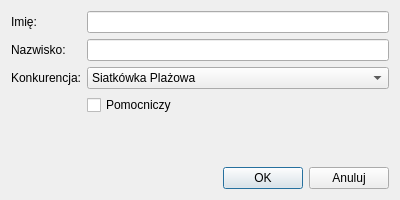
<?xml version="1.0" encoding="UTF-8"?>
<ui version="4.0">
 <class>AddUmpireDialog</class>
 <widget class="QDialog" name="AddUmpireDialog">
  <property name="geometry">
   <rect>
    <x>0</x>
    <y>0</y>
    <width>400</width>
    <height>200</height>
   </rect>
  </property>
  <property name="windowTitle">
   <string>Dodaj Sędziego</string>
  </property>
  <layout class="QVBoxLayout" name="verticalLayout">
   <item>
    <layout class="QGridLayout" name="gridLayout">
     <item row="0" column="0">
      <widget class="QLabel" name="label">
       <property name="text">
        <string>Imię:</string>
       </property>
      </widget>
     </item>
     <item row="1" column="1">
      <widget class="QLineEdit" name="Nazwisko"/>
     </item>
     <item row="1" column="0">
      <widget class="QLabel" name="label_2">
       <property name="text">
        <string>Nazwisko:</string>
       </property>
      </widget>
     </item>
     <item row="3" column="1">
      <widget class="QCheckBox" name="Pomocniczy">
       <property name="text">
        <string>Pomocniczy</string>
       </property>
      </widget>
     </item>
     <item row="0" column="1">
      <widget class="QLineEdit" name="Imie"/>
     </item>
     <item row="2" column="1">
      <widget class="QComboBox" name="Konkurencja">
       <item>
        <property name="text">
         <string>Siatkówka Plażowa</string>
        </property>
       </item>
       <item>
        <property name="text">
         <string>Przeciąganie Liny</string>
        </property>
       </item>
       <item>
        <property name="text">
         <string>Dwa Ognie</string>
        </property>
       </item>
      </widget>
     </item>
     <item row="2" column="0">
      <widget class="QLabel" name="label_3">
       <property name="text">
        <string>Konkurencja:</string>
       </property>
      </widget>
     </item>
    </layout>
   </item>
   <item>
    <spacer name="verticalSpacer">
     <property name="orientation">
      <enum>Qt::Vertical</enum>
     </property>
     <property name="sizeHint" stdset="0">
      <size>
       <width>20</width>
       <height>40</height>
      </size>
     </property>
    </spacer>
   </item>
   <item>
    <layout class="QHBoxLayout" name="horizontalLayout">
     <item>
      <spacer name="horizontalSpacer">
       <property name="orientation">
        <enum>Qt::Horizontal</enum>
       </property>
       <property name="sizeHint" stdset="0">
        <size>
         <width>40</width>
         <height>20</height>
        </size>
       </property>
      </spacer>
     </item>
     <item>
      <widget class="QPushButton" name="OK">
       <property name="text">
        <string>OK</string>
       </property>
      </widget>
     </item>
     <item>
      <widget class="QPushButton" name="Anuluj">
       <property name="text">
        <string>Anuluj</string>
       </property>
      </widget>
     </item>
    </layout>
   </item>
  </layout>
 </widget>
 <resources/>
 <connections/>
</ui>
